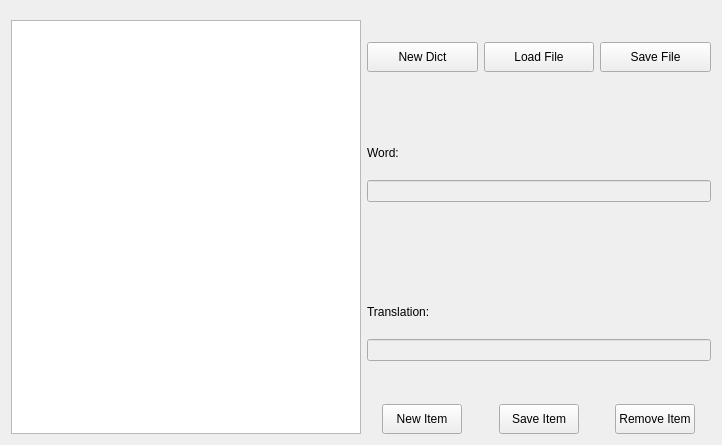
<?xml version="1.0" encoding="UTF-8"?>
<ui version="4.0">
 <class>DictEdit</class>
 <widget class="QWidget" name="DictEdit">
  <property name="windowModality">
   <enum>Qt::NonModal</enum>
  </property>
  <property name="geometry">
   <rect>
    <x>0</x>
    <y>0</y>
    <width>722</width>
    <height>445</height>
   </rect>
  </property>
  <property name="minimumSize">
   <size>
    <width>618</width>
    <height>445</height>
   </size>
  </property>
  <property name="windowTitle">
   <string>edit</string>
  </property>
  <layout class="QGridLayout" name="gridLayout" rowstretch="1,4,1" columnstretch="1,1">
   <property name="topMargin">
    <number>20</number>
   </property>
   <item row="1" column="1">
    <layout class="QVBoxLayout" name="wordLo">
     <property name="spacing">
      <number>20</number>
     </property>
     <property name="bottomMargin">
      <number>0</number>
     </property>
     <item alignment="Qt::AlignBottom">
      <widget class="QLabel" name="WordLabel">
       <property name="sizePolicy">
        <sizepolicy hsizetype="Preferred" vsizetype="Preferred">
         <horstretch>0</horstretch>
         <verstretch>0</verstretch>
        </sizepolicy>
       </property>
       <property name="text">
        <string>Word:</string>
       </property>
      </widget>
     </item>
     <item alignment="Qt::AlignTop">
      <widget class="QLineEdit" name="WordEdit">
       <property name="enabled">
        <bool>false</bool>
       </property>
       <property name="sizePolicy">
        <sizepolicy hsizetype="Expanding" vsizetype="Fixed">
         <horstretch>0</horstretch>
         <verstretch>0</verstretch>
        </sizepolicy>
       </property>
      </widget>
     </item>
     <item alignment="Qt::AlignBottom">
      <widget class="QLabel" name="TranslationLabel">
       <property name="sizePolicy">
        <sizepolicy hsizetype="Preferred" vsizetype="Preferred">
         <horstretch>0</horstretch>
         <verstretch>0</verstretch>
        </sizepolicy>
       </property>
       <property name="text">
        <string>Translation:</string>
       </property>
      </widget>
     </item>
     <item alignment="Qt::AlignTop">
      <widget class="QLineEdit" name="TranslationEdit">
       <property name="enabled">
        <bool>false</bool>
       </property>
      </widget>
     </item>
    </layout>
   </item>
   <item row="2" column="1">
    <layout class="QHBoxLayout" name="editButtonLo" stretch="1,1,1">
     <property name="sizeConstraint">
      <enum>QLayout::SetDefaultConstraint</enum>
     </property>
     <item alignment="Qt::AlignHCenter">
      <widget class="QPushButton" name="ItemBtn">
       <property name="maximumSize">
        <size>
         <width>200</width>
         <height>30</height>
        </size>
       </property>
       <property name="layoutDirection">
        <enum>Qt::LeftToRight</enum>
       </property>
       <property name="text">
        <string>New Item</string>
       </property>
      </widget>
     </item>
     <item alignment="Qt::AlignHCenter">
      <widget class="QPushButton" name="AddBtn">
       <property name="maximumSize">
        <size>
         <width>200</width>
         <height>30</height>
        </size>
       </property>
       <property name="layoutDirection">
        <enum>Qt::LeftToRight</enum>
       </property>
       <property name="text">
        <string>Save Item</string>
       </property>
      </widget>
     </item>
     <item alignment="Qt::AlignHCenter">
      <widget class="QPushButton" name="delButton">
       <property name="maximumSize">
        <size>
         <width>200</width>
         <height>30</height>
        </size>
       </property>
       <property name="layoutDirection">
        <enum>Qt::LeftToRight</enum>
       </property>
       <property name="text">
        <string>Remove Item</string>
       </property>
      </widget>
     </item>
    </layout>
   </item>
   <item row="0" column="1">
    <layout class="QHBoxLayout" name="buttonLo">
     <property name="sizeConstraint">
      <enum>QLayout::SetMaximumSize</enum>
     </property>
     <item alignment="Qt::AlignVCenter">
      <widget class="QPushButton" name="NewBtn">
       <property name="sizePolicy">
        <sizepolicy hsizetype="Preferred" vsizetype="Fixed">
         <horstretch>0</horstretch>
         <verstretch>0</verstretch>
        </sizepolicy>
       </property>
       <property name="minimumSize">
        <size>
         <width>100</width>
         <height>30</height>
        </size>
       </property>
       <property name="maximumSize">
        <size>
         <width>195</width>
         <height>30</height>
        </size>
       </property>
       <property name="text">
        <string>New Dict</string>
       </property>
      </widget>
     </item>
     <item alignment="Qt::AlignVCenter">
      <widget class="QPushButton" name="loadButton">
       <property name="sizePolicy">
        <sizepolicy hsizetype="Preferred" vsizetype="Maximum">
         <horstretch>0</horstretch>
         <verstretch>0</verstretch>
        </sizepolicy>
       </property>
       <property name="minimumSize">
        <size>
         <width>100</width>
         <height>30</height>
        </size>
       </property>
       <property name="maximumSize">
        <size>
         <width>196</width>
         <height>30</height>
        </size>
       </property>
       <property name="text">
        <string>Load File</string>
       </property>
       <property name="iconSize">
        <size>
         <width>16</width>
         <height>16</height>
        </size>
       </property>
      </widget>
     </item>
     <item alignment="Qt::AlignVCenter">
      <widget class="QPushButton" name="SaveBtn">
       <property name="sizePolicy">
        <sizepolicy hsizetype="Preferred" vsizetype="Fixed">
         <horstretch>0</horstretch>
         <verstretch>0</verstretch>
        </sizepolicy>
       </property>
       <property name="minimumSize">
        <size>
         <width>100</width>
         <height>30</height>
        </size>
       </property>
       <property name="maximumSize">
        <size>
         <width>195</width>
         <height>30</height>
        </size>
       </property>
       <property name="text">
        <string>Save File</string>
       </property>
      </widget>
     </item>
    </layout>
   </item>
   <item row="0" column="0" rowspan="3">
    <layout class="QVBoxLayout" name="listLayout">
     <item>
      <widget class="QListWidget" name="listWidget">
       <property name="sizePolicy">
        <sizepolicy hsizetype="Preferred" vsizetype="Preferred">
         <horstretch>0</horstretch>
         <verstretch>0</verstretch>
        </sizepolicy>
       </property>
       <property name="minimumSize">
        <size>
         <width>350</width>
         <height>300</height>
        </size>
       </property>
      </widget>
     </item>
    </layout>
   </item>
  </layout>
 </widget>
 <resources/>
 <connections/>
</ui>
